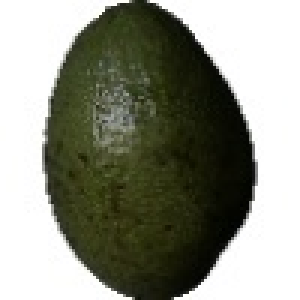
#> input picture dataset/edable/Avocado 1/105_100.jpg, 100 x 100 px (shown 3 times larger); its folder holds only this picture in this run
$ python clean_dataset.py
#> lines starting #> are read from the running program, lines starting #| are printed output that depends on the picture
"""
ForestAI - Dataset Cleaner
===========================
Fixes all issues found in the dataset analysis:
  1. Removes duplicate images across classes
  2. Caps Blueberry to 65 images (balance with other classes)
  3. Resizes all images to 224x224 RGB
  4. Renames folders to clean snake_case (no spaces, no trailing spaces)

Output: ../dataset_clean/  (original dataset is NOT modified)
"""

import os
import re
import shutil
import hashlib
from pathlib import Path
from collections import defaultdict

try:
    from PIL import Image
    import numpy as np
except ImportError:
    os.system("pip install pillow numpy -q")
    from PIL import Image
    import numpy as np

# ─── Config ───────────────────────────────────────────────────────────────────
DATASET_ROOT  = Path("../dataset")
OUTPUT_ROOT   = Path("../dataset_clean")
IMG_SIZE      = 224
MAX_PER_CLASS = 65   # cap Blueberry (462) down to match other classes

# ─── Helpers ──────────────────────────────────────────────────────────────────

def normalize_label(folder_name: str) -> str:
    name = folder_name.strip()
    name = re.sub(r'\s+\d+$', '', name)   # "Mango 1" → "Mango"
    name = name.lower().strip()
    name = re.sub(r'[\s\-]+', '_', name)  # spaces/dashes → underscore
    name = re.sub(r'[^a-z0-9_]', '', name)
    return name

def file_hash(path: Path) -> str:
    """MD5 hash of file content — used to detect true duplicates."""
    h = hashlib.md5()
    h.update(path.read_bytes())
    return h.hexdigest()

def clean_and_save(src_path: Path, dst_path: Path):
    """Open image, convert to RGB 224x224, save as JPEG."""
    with Image.open(src_path) as img:
#> img is the input picture: PIL image 100x100 RGB; mean R, G, B 142.4, 144.4, 131.7
        img = img.convert("RGB")
        img = img.resize((IMG_SIZE, IMG_SIZE), Image.LANCZOS)
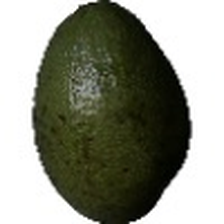
#> img: PIL image 224x224 RGB; mean R, G, B 142.3, 144.3, 131.6
        dst_path.parent.mkdir(parents=True, exist_ok=True)
        img.save(dst_path, "JPEG", quality=95)

# ─── Main ─────────────────────────────────────────────────────────────────────

def run():
    print("=" * 60)
    print("ForestAI Dataset Cleaner")
    print("=" * 60)

    if OUTPUT_ROOT.exists():
        shutil.rmtree(OUTPUT_ROOT)
        print(f"Removed old {OUTPUT_ROOT}")
    OUTPUT_ROOT.mkdir(parents=True)

    # Track hashes globally to detect cross-class duplicates
    seen_hashes = {}        # hash → first class that used it
    stats = defaultdict(lambda: {"total": 0, "saved": 0, "skipped_dup": 0, "skipped_cap": 0})

    total_saved   = 0
    total_skipped = 0

    for category in ["edable", "toxic"]:
        cat_dir = DATASET_ROOT / category
        if not cat_dir.exists():
            print(f"[WARN] Missing: {cat_dir}")
            continue

        for cls_dir in sorted(cat_dir.iterdir()):
            if not cls_dir.is_dir():
                continue

            label     = normalize_label(cls_dir.name)
            out_dir   = OUTPUT_ROOT / category / label
            out_dir.mkdir(parents=True, exist_ok=True)

            img_files = sorted([
                f for f in cls_dir.iterdir()
                if f.suffix.lower() in {".jpg", ".jpeg", ".png", ".bmp"}
            ])

            saved_this_class = 0

            for img_path in img_files:
                stats[label]["total"] += 1

                # ── Cap per class ──────────────────────────────────────────
                if saved_this_class >= MAX_PER_CLASS:
                    stats[label]["skipped_cap"] += 1
                    total_skipped += 1
                    continue

                # ── Duplicate detection via MD5 ────────────────────────────
                try:
                    h = file_hash(img_path)
                except Exception:
                    continue

                if h in seen_hashes:
                    prev = seen_hashes[h]
                    if prev != label:
                        stats[label]["skipped_dup"] += 1
                        total_skipped += 1
                        continue
                    # Same class duplicate — also skip
                    stats[label]["skipped_dup"] += 1
                    total_skipped += 1
                    continue

                seen_hashes[h] = label

                # ── Resize & save ──────────────────────────────────────────
                try:
                    dst = out_dir / f"{label}_{saved_this_class:04d}.jpg"
                    clean_and_save(img_path, dst)
                    saved_this_class += 1
                    stats[label]["saved"] += 1
                    total_saved += 1
                except Exception as e:
                    print(f"  [ERROR] {img_path.name}: {e}")

            print(f"  {category}/{label:<25} "
                  f"in={len(img_files):>4}  "
                  f"saved={saved_this_class:>3}  "
                  f"dup_skip={stats[label]['skipped_dup']:>3}  "
                  f"cap_skip={stats[label]['skipped_cap']:>3}")

    # ── Final report ──────────────────────────────────────────────────────────
    print()
    print("=" * 60)
    print("CLEANING COMPLETE")
    print("=" * 60)
    print(f"  Total saved   : {total_saved}")
    print(f"  Total skipped : {total_skipped}")
    print(f"  Output folder : {OUTPUT_ROOT.resolve()}")

    # Verify class counts
    print()
    print("Final class counts in dataset_clean/:")
    grand_total = 0
    for category in ["edable", "toxic"]:
        cat_out = OUTPUT_ROOT / category
        if not cat_out.exists():
            continue
        for cls_dir in sorted(cat_out.iterdir()):
            count = len(list(cls_dir.glob("*.jpg")))
            grand_total += count
            bar = "█" * count
            print(f"  {category}/{cls_dir.name:<25} {count:>3}  {bar}")
    print(f"\n  GRAND TOTAL: {grand_total} images")
    print()
    print("Next step: run zip_dataset.py to prepare for Colab upload")


if __name__ == "__main__":
    run()
